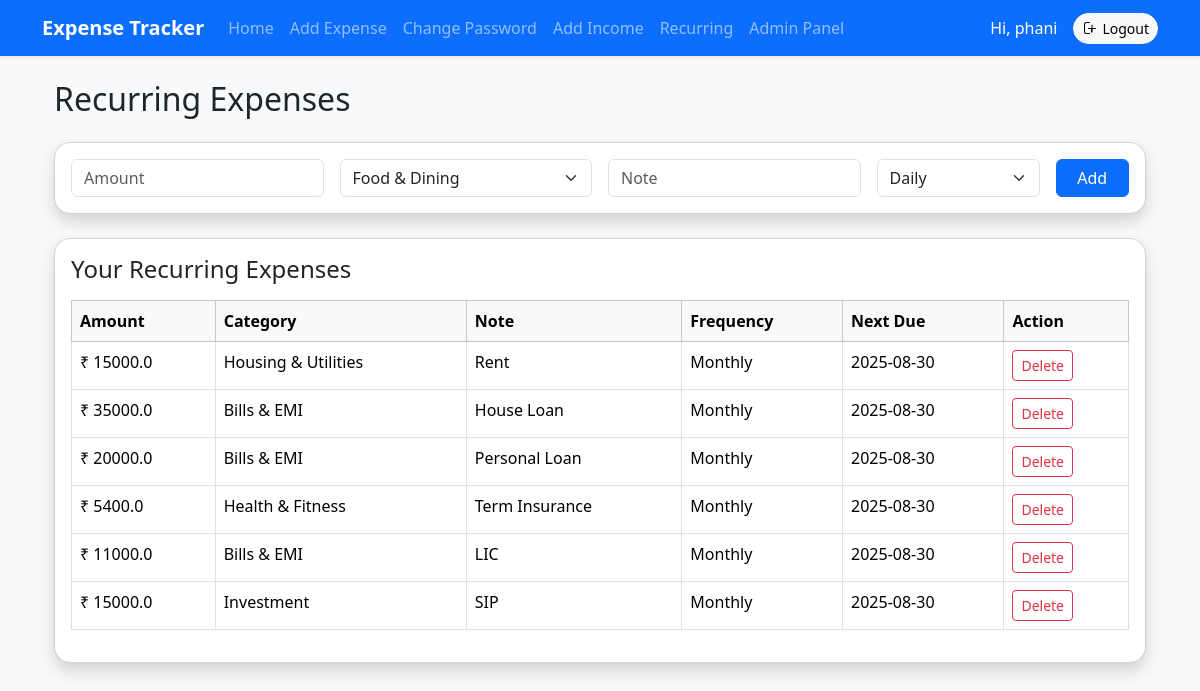
The app's page /recurring (signed in) with its own data.
### tables this page shows
CREATE TABLE recurring_expenses
                     (id INTEGER PRIMARY KEY AUTOINCREMENT,
                      user_id INTEGER,
                      amount REAL,
                      category TEXT,
                      note TEXT,
                      frequency TEXT,   -- daily, weekly, monthly
                      start_date TEXT,
                      next_due_date TEXT,
                      FOREIGN KEY(user_id) REFERENCES users(id));

### app.py (the view, shortened to what this page needs)
@app.route('/recurring', methods=['GET', 'POST'])
def recurring():
    if not get_user_id():
        return redirect(url_for('login'))
    with sqlite3.connect(DB_NAME) as conn:
        c = conn.cursor()
        c.execute("SELECT id, amount, category, note, frequency, next_due_date FROM recurring_expenses WHERE user_id=?", (get_user_id(),))
        recurring_items = c.fetchall()
    return render_template('recurring.html', recurring_items=recurring_items, category_icons=CATEGORY_ICONS)

### app.py (called while the page is built)
def get_user_id():
    return session.get("user_id")

### templates/recurring.html (shortened to what this page needs)
{% extends "base.html" %}
{% block content %}
<div class="container mt-4">
  <h2 class="mb-4">Recurring Expenses</h2>
  <div class="card shadow mb-4">
    <div class="card-body">
      <form method="POST" action="{{ url_for('recurring') }}">
        <div class="row g-3">
          <div class="col-md-3">
            <input type="number" name="amount" step="0.01" class="form-control" placeholder="Amount" required>
          </div>
          <div class="col-md-3">
            <select name="category" class="form-select" required>
              {% for cat in category_icons.keys() %}
              <option value="{{ cat }}">{{ cat }}</option>
              {% endfor %}
            </select>
          </div>
          <div class="col-md-3">
            <input type="text" name="note" class="form-control" placeholder="Note">
          </div>
          <div class="col-md-2">
            <select name="frequency" class="form-select" required>
              <option value="daily">Daily</option>
            </select>
          </div>
          <div class="col-md-1 d-grid">
            <button type="submit" class="btn btn-primary">Add</button>
          </div>
        </div>
      </form>
    </div>
  </div>
  <div class="card shadow">
    <div class="card-body">
      <h4 class="mb-3">Your Recurring Expenses</h4>
      {% if recurring_items %}
      <table class="table table-bordered table-hover">
        <thead class="table-light">
          <tr>
            <th>Amount</th>
            <th>Category</th>
            <th>Note</th>
            <th>Frequency</th>
            <th>Next Due</th>
            <th>Action</th>
          </tr>
        </thead>
        <tbody>
          {% for rec in recurring_items %}
          <tr>
            <td>₹ {{ rec[1] }}</td>
            <td>
              {{ rec[2] }}
            </td>
            <td>{{ rec[3] }}</td>
            <td>{{ rec[4] | capitalize }}</td>
            <td>{{ rec[5] }}</td>
            <td>
              <form method="POST" action="{{ url_for('delete_recurring', id=rec[0]) }}" onsubmit="return confirm('Delete this recurring expense?')">
                <button type="submit" class="btn btn-sm btn-outline-danger">Delete</button>
              </form>
            </td>
          </tr>
          {% endfor %}
        </tbody>
      </table>
      {% else %}
      <p class="text-muted">No recurring expenses configured.</p>
      {% endif %}
    </div>
  </div>
</div>
{% endblock %}

### static/style.css (style rules this page uses)
body { font-family: 'Segoe UI', Tahoma, Geneva, Verdana, sans-serif; }
.card { border-radius: 10px; }

### templates/base.html (style rules this page uses)
body { background: #f8f9fa; }
.card { border-radius: 1rem; transition: transform 0.2s ease; }

### records on screen
recurring_expenses: amount "15000.0", category "Housing & Utilities", note "Rent", frequency "Monthly", next_due_date "2025-08-30"
recurring_expenses: amount "35000.0", category "Bills & EMI", note "House Loan", frequency "Monthly", next_due_date "2025-08-30"
recurring_expenses: amount "20000.0", category "Bills & EMI", note "Personal Loan", frequency "Monthly", next_due_date "2025-08-30"
recurring_expenses: amount "5400.0", category "Health & Fitness", note "Term Insurance", frequency "Monthly", next_due_date "2025-08-30"
recurring_expenses: amount "11000.0", category "Bills & EMI", note "LIC", frequency "Monthly", next_due_date "2025-08-30"
recurring_expenses: amount "15000.0", category "Investment", note "SIP", frequency "Monthly", next_due_date "2025-08-30"

### other values on screen
{{ session.get('username') }} "phani"
form field category "Food & Dining"
